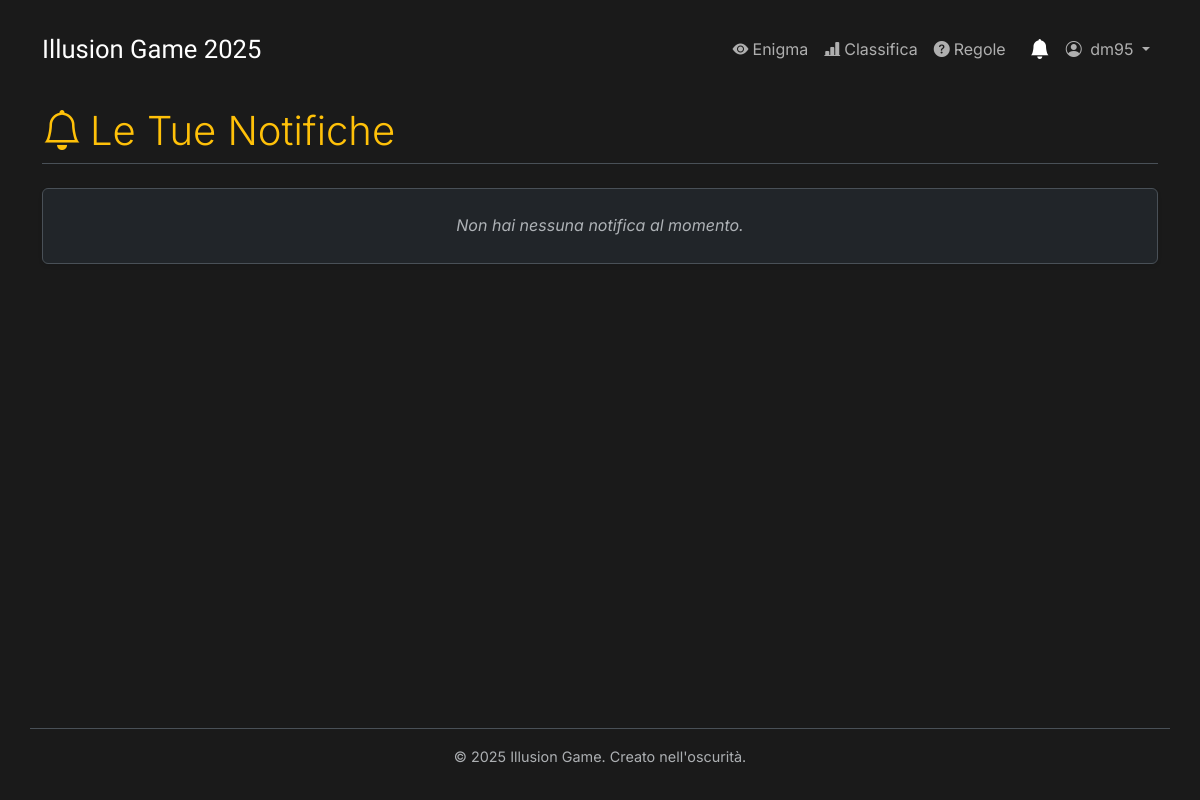
/notifiche/ (signed in), run on an earlier commit of the app's database.
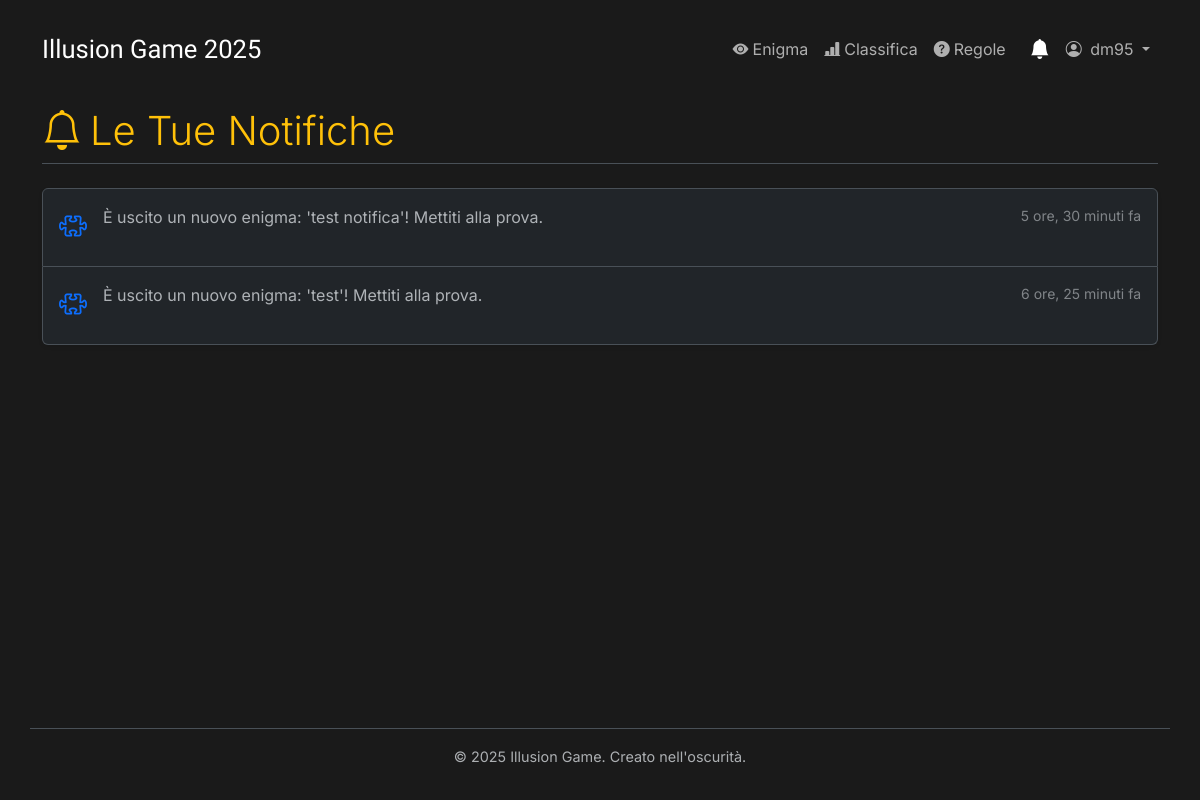
And on a later commit of the database.
### enigmas/models.py (models this page shows, shortened)
class Notifica(models.Model):
    TIPO_NUOVO_ENIGMA = 'ENIGMA'
    TIPO_BADGE_OTTENUTO = 'BADGE'
    TIPO_GENERALE = 'INFO'
    TIPI_NOTIFICA_CHOICES = [
        (TIPO_NUOVO_ENIGMA, 'Nuovo Enigma'),
        (TIPO_BADGE_OTTENUTO, 'Badge Ottenuto'),
        (TIPO_GENERALE, 'Generale'),
    ]
    utente = models.ForeignKey(User, on_delete=models.CASCADE, related_name='notifiche')
    messaggio = models.TextField()
    data_creazione = models.DateTimeField(auto_now_add=True)
    letta = models.BooleanField(default=False, db_index=True) # db_index aiuta a filtrare velocemente le non lette
    tipo_notifica = models.CharField(
        max_length=10,
        choices=TIPI_NOTIFICA_CHOICES,
        default=TIPO_GENERALE
    )
    link = models.URLField(max_length=200, blank=True, null=True)
    class Meta:
        ordering = ['-data_creazione'] # Mostra le più recenti prima
        verbose_name = "Notifica"
        verbose_name_plural = "Notifiche"

### enigmas/views.py (the view)
# urls.py: path('notifiche/', views.lista_notifiche, name='lista_notifiche'),
@login_required
def lista_notifiche(request):
    notifiche = Notifica.objects.filter(utente=request.user).order_by('-data_creazione')
    unread_notifications = notifiche.filter(letta=False)
    unread_notifications_count_now = unread_notifications.count() # Conteggio prima di aggiornare
    if unread_notifications_count_now > 0:
        unread_notifications.update(letta=True)
        print(f"INFO: Segnate {unread_notifications_count_now} notifiche come lette per {request.user.username}")
    context = {
        'notifiche': notifiche
    }
    return render(request, 'enigmas/lista_notifiche.html', context)

### enigmas/context_processors.py (called while the page is built)
def unread_notifications_count(request):
    count = 0
    if request.user.is_authenticated:
        count = Notifica.objects.filter(utente=request.user, letta=False).count()
    return {'unread_notifications_count': count}

### enigmas/templates/enigmas/lista_notifiche.html (shortened to what this page needs)
{% extends 'enigmas/base.html' %}
{% load static %}
{% block content %}
<h2 class="border-bottom pb-2 mb-4 display-6">
    <i class="bi bi-bell me-2"></i>Le Tue Notifiche
</h2>
<div class="list-group shadow-sm">
    {% for notifica in notifiche %}
        <a href="{{ notifica.link|default:'#' }}" class="list-group-item list-group-item-action d-flex gap-3 py-3 {% if not notifica.letta %}list-group-item-secondary fw-bold{% endif %}" aria-current="true">
            <span class="fs-3">
            {% if notifica.tipo_notifica == notifica.TIPO_NUOVO_ENIGMA %}
                <i class="bi bi-puzzle text-primary"></i>
            {% elif notifica.tipo_notifica == notifica.TIPO_BADGE_OTTENUTO %}
                <i class="bi bi-award text-warning"></i>
            {% else %}
                 <i class="bi bi-info-circle text-info"></i>
            {% endif %}
            </span>
            <div class="d-flex gap-2 w-100 justify-content-between">
                <div>
                    <p class="mb-0 opacity-75">{{ notifica.messaggio }}</p>
                </div>
                <small class="opacity-50 text-nowrap">{{ notifica.data_creazione|timesince }} fa</small>
            </div>
        </a>
    {% empty %}
        <div class="list-group-item">
            <p class="text-center text-body-secondary my-3"><em>Non hai nessuna notifica al momento.</em></p>
        </div>
    {% endfor %}
</div>
{% endblock %}

What changed in the data, as far as the page shows it:
added Notifica: tipo_notifica "ENIGMA" (drawn), messaggio "È uscito un nuovo enigma: 'test notifica'! Mettiti alla prova.", data_creazione "5 ore, 30 minuti"
added Notifica: tipo_notifica "ENIGMA" (drawn), messaggio "È uscito un nuovo enigma: 'test'! Mettiti alla prova.", data_creazione "6 ore, 25 minuti"
Also different on the page:
text no longer shown: "Non hai nessuna notifica al momento."
